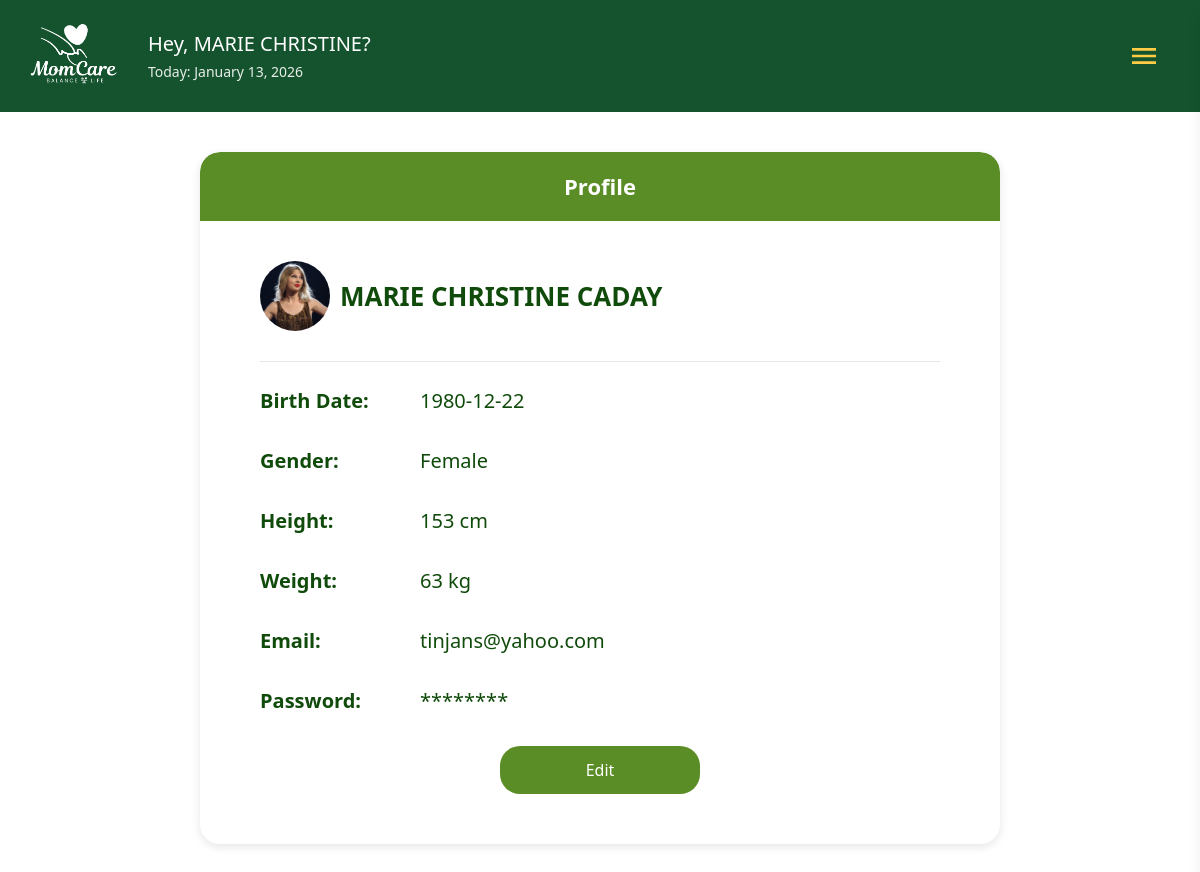
/profile/5 (signed in), run on the app's committed database.
### tables this page shows
CREATE TABLE users (
            id INTEGER PRIMARY KEY AUTOINCREMENT,
            first TEXT NOT NULL,
            last TEXT NOT NULL,
            email TEXT NOT NULL UNIQUE,
            birthdate TEXT,
            password_hash TEXT NOT NULL,
            security_question TEXT,
            security_answer TEXT
        , gender TEXT, height TEXT, weight TEXT, profile_picture TEXT DEFAULT '');

### app.py (the view)
@app.route('/profile/<int:user_id>')
def profile(user_id):
    user_email = session.get('user_email')
    if not user_email:
        flash('Please sign in to view your profile.')
        return redirect(url_for('index'))
    conn = get_db()
    cur = conn.cursor()
    cur.execute('SELECT * FROM users WHERE id = ?', (user_id,))
    user_row = cur.fetchone()
    conn.close()
    if not user_row:
        flash('User not found.')
        return redirect(url_for('dashboard'))
    if user_row['email'] != user_email:
         flash('Unauthorized access.')
         return redirect(url_for('dashboard'))
    user = dict(user_row)
    user['password_display'] = '********'
    user['first_name'] = user['first']
    user['last_name'] = user['last']
    user['birthdate_display'] = user['birthdate']
    user['gender'] = user.get('gender', 'Not Specified')
    user['height_display'] = user.get('height', '0')
    user['weight_display'] = user.get('weight', '0')
    first = session.get('user_first')
    today = datetime.now().strftime('%B %d, %Y')
    return render_template('profile.html', user=user, first=first, today=today)

### app.py (called while the page is built)
def get_db() -> Connection:
    conn = sqlite3.connect(DB_PATH)
    conn.row_factory = sqlite3.Row
    return conn

### templates/profile.html (shortened to what this page needs)
<!DOCTYPE html>
<html lang="en">
<head>
    <script src="https://cdn.tailwindcss.com"></script>
    <link rel="stylesheet" href="https://cdnjs.cloudflare.com/ajax/libs/font-awesome/6.0.0-beta3/css/all.min.css">
</head>
<body class="bg-brand-blue text-brand-green font-sans m-0 p-0">
    {% include 'navbar.html' %}
    <div class="profile-container">
        <div class="profile-header">Profile</div>
        <div class="profile-content">
            <div class="detail-row">
                <div class="avatar">
                    {% if user.profile_picture %}
                        <img src="{{ url_for('static', filename=user.profile_picture) }}" alt="Profile Picture" style="width: 100%; height: 100%; border-radius: 50%; object-fit: cover;">
                    {% else %}
                        <i class="fas fa-user"></i>
                    {% endif %}
                </div>
                <span id="display-name" class="name">{{ user.first_name }} {{ user.last_name }}</span>
            </div>
            <hr class="border-gray-200 mb-6">
            <div class="detail-row"><span class="label">Birth Date:</span> <span class="value">{{ user.birthdate_display
                    }}</span></div>
            <div class="detail-row"><span class="label">Gender:</span> <span class="value">{{ user.gender }}</span>
            </div>
            <div class="detail-row"><span class="label">Height:</span> <span class="value">{{ user.height_display }}
                    cm</span></div>
            <div class="detail-row"><span class="label">Weight:</span> <span class="value">{{ user.weight_display }}
                    kg</span></div>
            <div class="detail-row"><span class="label">Email:</span> <span class="value">{{ user.email }}</span></div>
            <div class="detail-row"><span class="label">Password:</span> <span class="value">{{ user.password_display
                    }}</span></div>
            <a href="{{ url_for('edit_profile', user_id=user['id']) }}" class="no-underline">
                <button type="button" class="edit-btn">Edit</button>
            </a>
        </div>
    </div>
</body>
</html>

### templates/navbar.html (shortened to what this page needs)
<header class="bg-green-900 text-white">
    <div class="max-w-7xl m-auto px-6 py-6">
        <div class="flex items-center justify-between relative">
            <div class="flex items-center gap-6">
                <img src="{{ url_for('static', filename='images/momcare_logo_white.png') }}" alt="MomCare"
                    class="h-16 w-auto" />
                <div>
                    <h1 class="text-l lg:text-xl font-light">Hey, {{ first or session.get('user_first') or
                        'User' }}?</h1>
                    <p class="mt-1 text-xs lg:text-sm opacity-90">Today: <span id="currentDateDisplay">{{ today or ''
                            }}</span></p>
                </div>
            </div>
            <button id="menu-toggle" class="p-3 md:p-2 rounded-md mr-2 focus:outline-none" aria-label="Open menu"
                aria-expanded="false" aria-controls="menu-list">
                <svg class="h-8 w-8 text-[#ffcc48]" xmlns="http://www.w3.org/2000/svg" fill="currentColor"
                    viewBox="0 0 24 24">
                    <path d="M3 6h18v2H3zM3 11h18v2H3zM3 16h18v2H3z" />
                </svg>
            </button>
        </div>
    </div>
</header>

### templates/profile.html (style rules this page uses)
.profile-container { width: 90%; max-width: 800px; background: white; margin: 40px auto; border-radius: 20px; overflow: hidden; box-shadow: 0px 3px 10px rgba(0, 0, 0, 0.1); }
.profile-header { background: #5a8d26; text-align: center; padding: 18px; color: white; font-weight: bold; font-size: 22px; border-radius: 20px 20px 0 0; }
.profile-content { padding: 40px 60px; color: #104b0b; font-size: 20px; }
.detail-row { margin-bottom: 30px; display: flex; align-items: center; gap: 10px; flex-wrap: wrap; }
.label { font-weight: 600; min-width: 150px; }
.value { font-weight: 400; }
.avatar { width: 70px; height: 70px; background-color: #f3f4f6; border-radius: 50%; display: flex; justify-content: center; align-items: center; color: #5a8d26; font-size: 35px; }
.name { font-size: 26px; font-weight: bold; }
.edit-btn { display: block; width: 200px; text-align: center; margin: 30px auto 10px; background: #5a8d26; padding: 12px 0; border-radius: 20px; color: white; font-size: 16px; cursor: pointer; border: none; transition: background 0.3s; }

### data on the page
users: first "MARIE CHRISTINE", profile_picture (picture), first_name "MARIE CHRISTINE", last_name "CADAY", birthdate_display "1980-12-22", gender "Female", height_display "153", weight_display "63", email "tinjans@yahoo.com"

### other printed values
{{ user.password_display }} "********"
